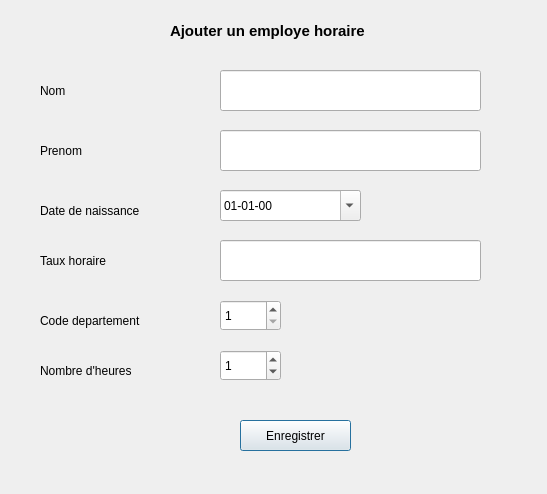
<?xml version="1.0" encoding="UTF-8"?>
<ui version="4.0">
 <class>AjoutHoraireInterfaceClass</class>
 <widget class="QDialog" name="AjoutHoraireInterfaceClass">
  <property name="geometry">
   <rect>
    <x>0</x>
    <y>0</y>
    <width>547</width>
    <height>494</height>
   </rect>
  </property>
  <property name="windowTitle">
   <string>AjoutHoraireInterface</string>
  </property>
  <widget class="QLineEdit" name="lineEdit_nom">
   <property name="geometry">
    <rect>
     <x>220</x>
     <y>70</y>
     <width>261</width>
     <height>41</height>
    </rect>
   </property>
  </widget>
  <widget class="QDateEdit" name="dateEdit">
   <property name="geometry">
    <rect>
     <x>220</x>
     <y>190</y>
     <width>141</width>
     <height>31</height>
    </rect>
   </property>
   <property name="maximumDate">
    <date>
     <year>2037</year>
     <month>12</month>
     <day>31</day>
    </date>
   </property>
   <property name="minimumDate">
    <date>
     <year>1970</year>
     <month>1</month>
     <day>1</day>
    </date>
   </property>
   <property name="displayFormat">
    <string>dd-MM-yy</string>
   </property>
   <property name="calendarPopup">
    <bool>true</bool>
   </property>
  </widget>
  <widget class="QLabel" name="label_prenom">
   <property name="geometry">
    <rect>
     <x>40</x>
     <y>130</y>
     <width>121</width>
     <height>41</height>
    </rect>
   </property>
   <property name="text">
    <string>Prenom</string>
   </property>
  </widget>
  <widget class="QSpinBox" name="spinBox_codeDepartement">
   <property name="geometry">
    <rect>
     <x>220</x>
     <y>300</y>
     <width>61</width>
     <height>31</height>
    </rect>
   </property>
   <property name="minimum">
    <number>1</number>
   </property>
   <property name="maximum">
    <number>100</number>
   </property>
  </widget>
  <widget class="QLabel" name="label_nombreHeures">
   <property name="geometry">
    <rect>
     <x>40</x>
     <y>350</y>
     <width>121</width>
     <height>41</height>
    </rect>
   </property>
   <property name="text">
    <string>Nombre d'heures</string>
   </property>
  </widget>
  <widget class="QLabel" name="label_AjoutHoraireInterface">
   <property name="geometry">
    <rect>
     <x>170</x>
     <y>10</y>
     <width>231</width>
     <height>41</height>
    </rect>
   </property>
   <property name="font">
    <font>
     <pointsize>11</pointsize>
     <weight>75</weight>
     <bold>true</bold>
    </font>
   </property>
   <property name="text">
    <string>Ajouter un employe horaire</string>
   </property>
  </widget>
  <widget class="QLabel" name="label_nom">
   <property name="geometry">
    <rect>
     <x>40</x>
     <y>70</y>
     <width>121</width>
     <height>41</height>
    </rect>
   </property>
   <property name="text">
    <string>Nom</string>
   </property>
  </widget>
  <widget class="QLabel" name="label_date">
   <property name="geometry">
    <rect>
     <x>40</x>
     <y>190</y>
     <width>121</width>
     <height>41</height>
    </rect>
   </property>
   <property name="text">
    <string>Date de naissance</string>
   </property>
  </widget>
  <widget class="QLabel" name="label_codeDepartement">
   <property name="geometry">
    <rect>
     <x>40</x>
     <y>300</y>
     <width>121</width>
     <height>41</height>
    </rect>
   </property>
   <property name="text">
    <string>Code departement</string>
   </property>
  </widget>
  <widget class="QSpinBox" name="spinBox_nbHeures">
   <property name="geometry">
    <rect>
     <x>220</x>
     <y>350</y>
     <width>61</width>
     <height>31</height>
    </rect>
   </property>
   <property name="minimum">
    <number>0</number>
   </property>
   <property name="maximum">
    <number>100</number>
   </property>
   <property name="value">
    <number>1</number>
   </property>
  </widget>
  <widget class="QLineEdit" name="lineEdit_prenom">
   <property name="geometry">
    <rect>
     <x>220</x>
     <y>130</y>
     <width>261</width>
     <height>41</height>
    </rect>
   </property>
  </widget>
  <widget class="QPushButton" name="pushButton">
   <property name="geometry">
    <rect>
     <x>240</x>
     <y>420</y>
     <width>111</width>
     <height>31</height>
    </rect>
   </property>
   <property name="text">
    <string>Enregistrer</string>
   </property>
  </widget>
  <widget class="QLabel" name="label_tauxHoraire">
   <property name="geometry">
    <rect>
     <x>40</x>
     <y>240</y>
     <width>121</width>
     <height>41</height>
    </rect>
   </property>
   <property name="text">
    <string>Taux horaire</string>
   </property>
  </widget>
  <widget class="QLineEdit" name="lineEdit_tauxHoraire">
   <property name="geometry">
    <rect>
     <x>220</x>
     <y>240</y>
     <width>261</width>
     <height>41</height>
    </rect>
   </property>
  </widget>
 </widget>
 <layoutdefault spacing="6" margin="11"/>
 <resources/>
 <connections/>
</ui>
